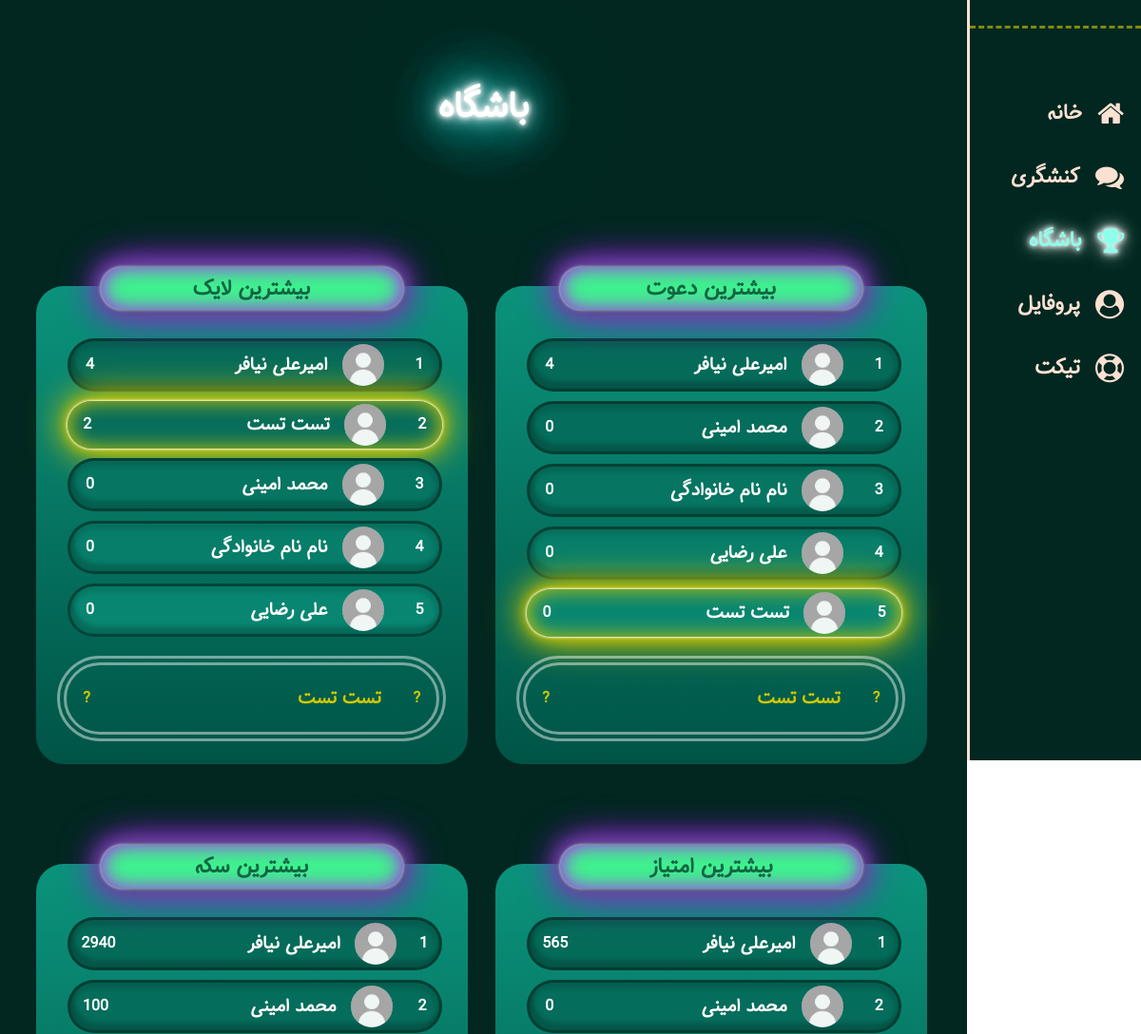
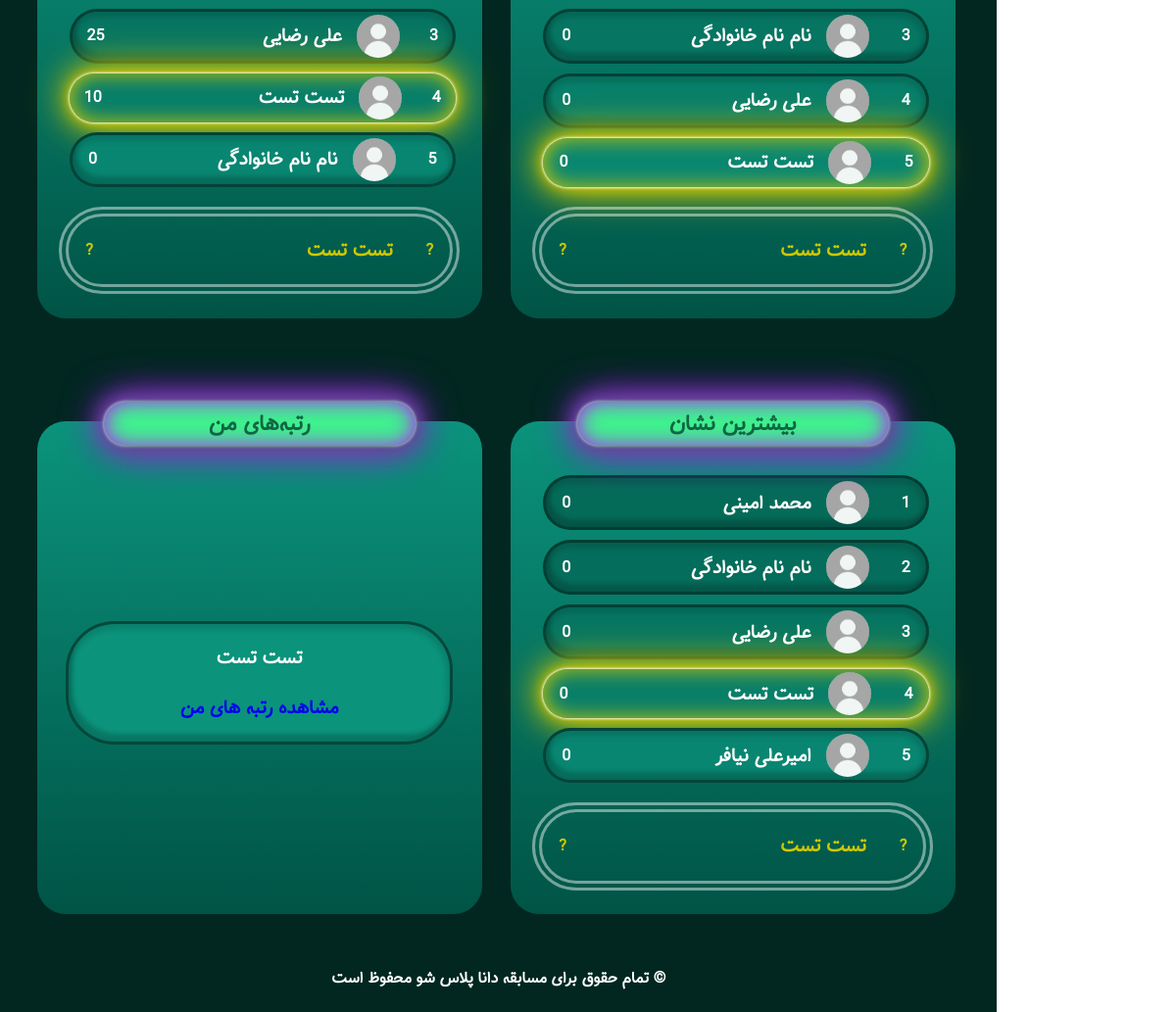
The app's page /club (signed in) with its own data (2 pictures, top to bottom).
### models/user.py (models this page shows)
class User(db.Model, UserMixin):
    __tablename__ = "users"
    id = Column(Integer, primary_key=True)
    name = Column(String, nullable=False, unique=True, index=True)
    username = Column(String, nullable=False, unique=True, index=True)
    password = Column(String, nullable=False, unique=True, index=True)
    code = Column(Integer, nullable=False, unique=True, index=True)
    phone = Column(String, nullable=False, index=True)
    email = Column(String, nullable=False, index=True)
    grade = Column(String, nullable=False, index=True)
    birth = Column(String, nullable=False, index=True)  #1340 - 1397
    gender = Column(String, nullable=False, index=True)
    type = Column(String, nullable=False, index=True)
    invite_code = Column(String, nullable=False, index=True)
    invite_auth = Column(String, nullable=False, index=True)
    msg_code = Column(Integer, index=True)
    province = Column(String, index=True)
    city = Column(String, index=True)
    school_name = Column(String, index=True)
    school_type = Column(String, index=True)
    home_addres = Column(String, index=True)
    recognition = Column(String, index=True)
    final = Column(Integer, default=0, index=True)
    authentication = Column(Integer, default=0, index=True)
    downloads = Column(Integer, default=2, index=True)
    coin = Column(Integer, default=0, index=True)
    point = Column(Integer, default=0, index=True)
    badge = Column(Integer, default=0, index=True)
    like = Column(Integer, default=0, index=True)
    invite = Column(Integer, default=0, index=True)

### blueprints/user.py (the view)
@app.route('/club',  strict_slashes=False)
@login_required
def club():
    top_coins = User.query.order_by(User.coin.desc()).limit(10).all()
    top_points = User.query.order_by(User.point.desc()).limit(10).all()
    top_likes = User.query.order_by(User.like.desc()).limit(10).all()
    top_badges = User.query.order_by(User.badge.desc()).limit(10).all()
    top_invites = User.query.order_by(User.invite.desc()).limit(10).all()
    rank_coins = User.query.order_by(User.coin.desc()).all().index(current_user)+1
    rank_points = User.query.order_by(User.point.desc()).all().index(current_user)+1
    rank_likes = User.query.order_by(User.like.desc()).all().index(current_user)+1
    rank_badges = User.query.order_by(User.badge.desc()).all().index(current_user)+1
    rank_invites = User.query.order_by(User.invite.desc()).all().index(current_user)+1
    province_rank = User.query.filter(User.province==current_user.province).order_by(User.point.desc()).all().index(current_user)+1
    city_rank = User.query.filter(User.city==current_user.city).order_by(User.point.desc()).all().index(current_user)+1
    return render_template("user/club.html", top_coins=top_coins, top_points=top_points, top_likes=top_likes, top_badges=top_badges, top_invites=top_invites,
                           rank_coins=rank_coins, rank_points=rank_points, rank_likes=rank_likes, rank_badges=rank_badges, rank_invites=rank_invites,
                            province_rank=province_rank, city_rank=city_rank)

### app.py (called while the page is built)
@login_manager.user_loader
def load_user(user_id):
    return User.query.filter(User.id==user_id).first()

### templates/user/club.html (shortened to what this page needs)
{% extends "Base.html" %}
{% block head %}
    <link rel="stylesheet" href="https://cdnjs.cloudflare.com/ajax/libs/font-awesome/4.7.0/css/font-awesome.min.css">
    <link rel="stylesheet" href="{{ url_for('static', filename='styles/user/club.css') }}">
    {% endblock %}
    {% block body %}
    <div id="continer">
        <div id="side-wrp">
            <div id="logo-wrp">
            </div>
            <a href="{{ url_for('user.home') }}" class="icon-wrp">
                <i class="fa fa-home icon"></i>
                <h2>خانه </h2>
            </a>
            <a href="{{ url_for('user.activism') }}" class="icon-wrp">
                <i class="fa fa-comments icon"></i>
                <h2>کنشگری </h2>
            </a>
            <a href="{{ url_for('user.club') }}" class="icon-wrp active">
                <i class="fa fa-trophy icon"></i>
                <h2>باشگاه </h2>
            </a>
            <a href="{{ url_for('user.profile') }}" class="icon-wrp">
                <i class="fa fa-user-circle icon"></i>
                <h2>پروفایل </h2>
            </a>
            <a href="{{ url_for('user.ticket') }}" class="icon-wrp">
                <i class="fa fa-life-saver icon"></i>
                <h2>تیکت </h2>
            </a>
        </div>
        <div id="content-wrp">
            <div id="heading">
                <h1>باشگاه</h1>
            </div>
            <div id="main">
                <div class="table-co" id="invite-table-co">
                    <div class="table" id="invite-table">
                        <div class="title-table">
                            <h2 class="the-title">بیشترین دعوت</h2>
                        </div>
                        <div class="name">
                            {%for i in top_invites%}
                            <div class="person p{{loop.index}} neonText {{'me' if i==current_user}}">
                                <h4>{{loop.index}}</h4>
                                <div class="bio">
                                    <img class="profile" src="{{ url_for('static', filename='main_img/user.jpg') }}" alt="">
                                    <h3 class="neonText">{{i.name}}</h3>
                                </div>
                                <h4>{{i.invite}}</h4>
                            </div>
                            {% endfor %}
                            {% if current_user.authentication==1 and current_user.final==1%}
                            <div class="my-level">
                                <h4>{{rank_invites}}</h4>
                                <div class="bio">
                                    <h3 class="neonText">{{current_user.name}}</h3>
                                </div>
                                <h4>{{current_user.invite}}</h4>
                            </div>
                            {% else %}
                            <div class="my-level">
                                <h4>?</h4>
                                <div class="bio">
                                    <h3 class="neonText">{{current_user.name}}</h3>
                                </div>
                                <h4>?</h4>
                            </div>
                            {% endif %}
                        </div>
                    </div>
                </div>
                <div class="table-co" id="like-table-co">
                    <div class="table" id="like-table">
                        <div class="title-table">
                            <h2 class="the-title">بیشترین لایک</h2>
                        </div>
                        <div class="name">
                            {%for i in top_likes%}
                            <div class="person p{{loop.index}} neonText {{'me' if i==current_user}}">
                                <h4>{{loop.index}}</h4>
                                <div class="bio">
                                    <img class="profile" src="{{ url_for('static', filename='main_img/user.jpg') }}" alt="">
                                    <h3 class="neonText">{{i.name}}</h3>
                                </div>
                                <h4>{{i.like}}</h4>
                            </div>
                            {% endfor %}
                            {% if current_user.authentication==1 and current_user.final==1%}
                            <div class="my-level">
                                <h4>{{rank_likes}}</h4>
                                <div class="bio">
                                    <h3 class="neonText">{{current_user.name}}</h3>
                                </div>
                                <h4>{{current_user.like}}</h4>
                            </div>
                            {% else %}
                            <div class="my-level">
                                <h4>?</h4>
                                <div class="bio">
                                    <h3 class="neonText">{{current_user.name}}</h3>
                                </div>
                                <h4>?</h4>
                            </div>
                            {% endif %}
                        </div>
                    </div>
                </div>
                <div class="table-co" id="point-table-co">
                    <div class="table" id="point-table">
                        <div class="title-table">
                            <h2 class="the-title">بیشترین امتیاز</h2>
                        </div>
                        <div class="name">
                            {%for i in top_points%}
                            <div class="person p{{loop.index}} neonText {{'me' if i==current_user}}">
                                <h4>{{loop.index}}</h4>
                                <div class="bio">
                                    <img class="profile" src="{{ url_for('static', filename='main_img/user.jpg') }}" alt="">
                                    <h3 class="neonText">{{i.name}}</h3>
                                </div>
                                <h4>{{i.point}}</h4>
                            </div>
                            {% endfor %}
                            {% if current_user.authentication==1 and current_user.final==1%}
                            <div class="my-level">
                                <h4>{{rank_points}}</h4>
                                <div class="bio">
                                    <h3 class="neonText">{{current_user.name}}</h3>
                                </div>
                                <h4>{{current_user.point}}</h4>
                            </div>
                            {% else %}
                            <div class="my-level">
                                <h4>?</h4>
                                <div class="bio">
                                    <h3 class="neonText">{{current_user.name}}</h3>
                                </div>
                                <h4>?</h4>
                            </div>
                            {% endif %}
                        </div>
                    </div>
                </div>
                <div class="table-co" id="coin-table-co">
                    <div class="table" id="coin-table">
                        <div class="title-table">
                            <h2 class="the-title">بیشترین سکه</h2>
                        </div>
                        <div class="name">
                            {%for i in top_coins%}
                            <div class="person p{{loop.index}} neonText {{'me' if i==current_user}}">
                                <h4>{{loop.index}}</h4>
                                <div class="bio">
                                    <img class="profile" src="{{ url_for('static', filename='main_img/user.jpg') }}" alt="">
                                    <h3 class="neonText">{{i.name}}</h3>
                                </div>
                                <h4>{{i.coin}}</h4>
                            </div>
                            {% endfor %}
                            {% if current_user.authentication==1 and current_user.final==1%}
                            <div class="my-level">
                                <h4>{{rank_coins}}</h4>
                                <div class="bio">
                                    <h3 class="neonText">{{current_user.name}}</h3>
                                </div>
                                <h4>{{current_user.coin}}</h4>
                            </div>
                            {% else %}
                            <div class="my-level">
                                <h4>?</h4>
                                <div class="bio">
                                    <h3 class="neonText">{{current_user.name}}</h3>
                                </div>
                                <h4>?</h4>
                            </div>
                            {% endif %}
                        </div>
                    </div>
                </div>
                <div class="table-co" id="badge-table-co">
                    <div class="table" id="badge-table">
                        <div class="title-table">
                            <h2 class="the-title">بیشترین نشان</h2>
                        </div>
                        <div class="name">
                            {%for i in top_badges%}
                            <div class="person p{{loop.index}} neonText {{'me' if i==current_user}}">
                                <h4>{{loop.index}}</h4>
                                <div class="bio">
                                    <img class="profile" src="{{ url_for('static', filename='main_img/user.jpg') }}" alt="">
                                    <h3 class="neonText">{{i.name}}</h3>
                                </div>
                                <h4>{{i.badge}}</h4>
                            </div>
                            {% endfor %}
                            {% if current_user.authentication==1 and current_user.final==1%}
                            <div class="my-level">
                                <h4>{{rank_badges}}</h4>
                                <div class="bio">
                                    <h3 class="neonText">{{current_user.name}}</h3>
                                </div>
                                <h4>{{current_user.badge}}</h4>
                            </div>
                            {% else %}
                            <div class="my-level">
                                <h4>?</h4>
                                <div class="bio">
                                    <h3 class="neonText">{{current_user.name}}</h3>
                                </div>
                                <h4>?</h4>
                            </div>
                            {% endif %}
                        </div>
                    </div>
                </div>
                <div class="table-co" id="my-table-co">
                    <div class="table" id="my-table">
                        <div class="title-table">
                            <h2 class="the-title">رتبه‌های من</h2>
                        </div>
                        <div class="name-my-table">
                            {% if current_user.authentication==1 and current_user.final==1%}
                            <div class="person my-rank my-name neonText">
                                <h3>{{current_user.name}}</h3>
                                <h3>امتیاز : {{current_user.point}}</h3>
                            </div>
                            <div class="person my-rank country neonText">
                                <h3>رتبه شما در کشور:</h3>
                                <h3 class="rank-num">{{rank_points}}</h3>
                            </div>
                            <div class="person my-rank province neonText">
                                <h3>رتبه شما در استان {{current_user.province}}:</h3>
                                <h3 class="rank-num">{{province_rank}}</h3>
                            </div>
                            <div class="person my-rank city neonText">
                                <h3>رتبه شما در شهر {{current_user.city}}:</h3>
                                <h3 class="rank-num">{{city_rank}}</h3>
                            </div>
                            {% else %}
                            <div class="person my-rank my-name neonText">
                                <h3>{{current_user.name}}</h3>
                                <h3><a href="{{url_for('user.completion')+'?next=/club'}}">مشاهده رتبه های من</a></h3>
                            </div>
                            {% endif %}
                        </div>
                    </div>
                </div>
            </div>
            <div id="footer">
                <h4 id="copyRight">© تمام حقوق برای مسابقه دانا پلاس شو محفوظ است</h4>
            </div>
            </div>
        </div>
{% endblock %}

### records on screen
User: name "امیرعلی نیافر", invite "4", like "4", point "565", coin "2940", badge "0"
User: name "محمد امینی", invite "0", like "0", point "0", coin "100", badge "0"
User: name "نام نام خانوادگی", invite "0", like "0", point "0", coin "0", badge "0"
User: name "علی رضایی", invite "0", like "0", point "0", coin "25", badge "0"
User: name "تست تست", invite "0", like "2", point "0", coin "10", badge "0"
